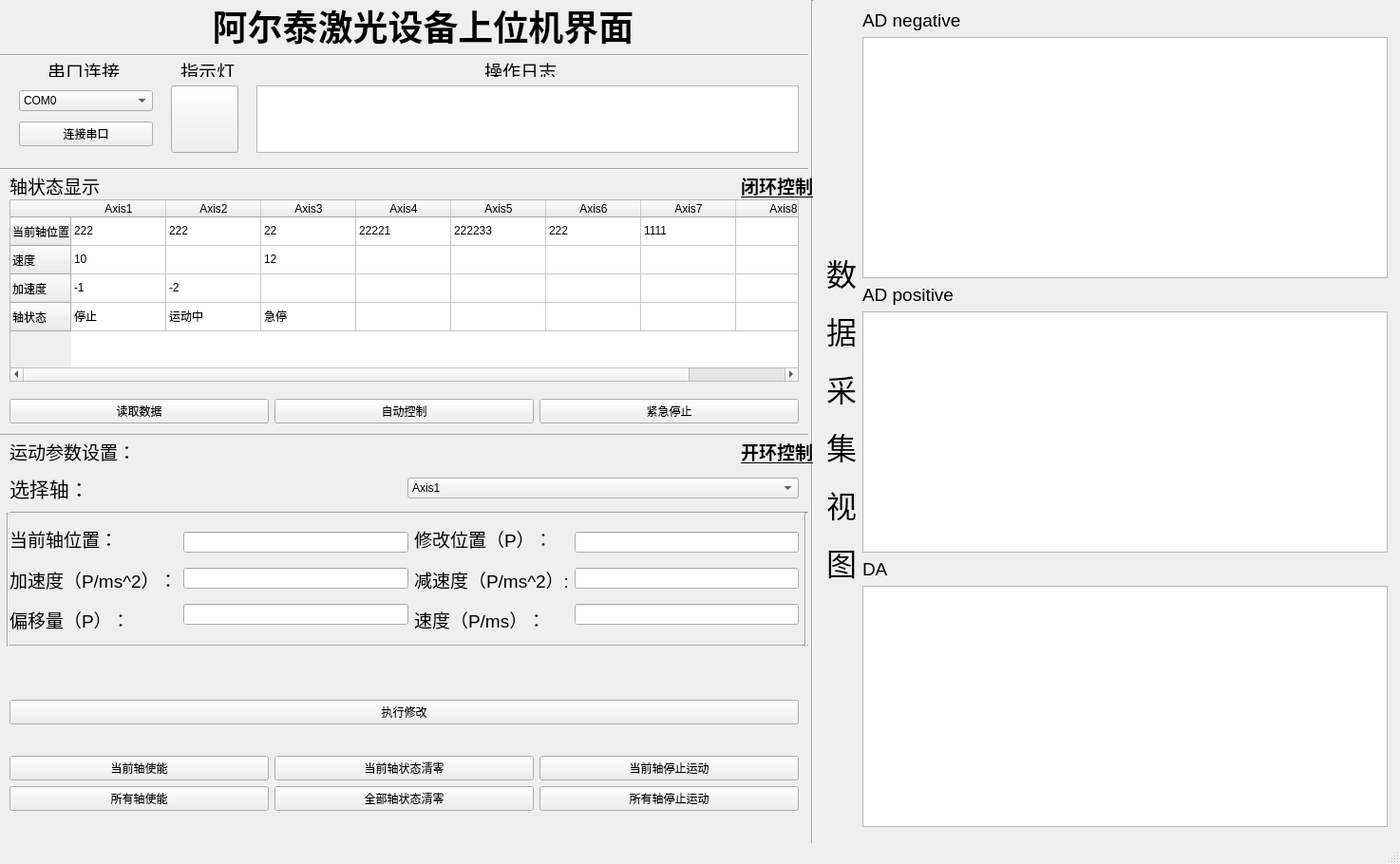
<?xml version="1.0" encoding="UTF-8"?>
<ui version="4.0">
 <class>MainWindow</class>
 <widget class="QMainWindow" name="MainWindow">
  <property name="geometry">
   <rect>
    <x>0</x>
    <y>0</y>
    <width>1474</width>
    <height>910</height>
   </rect>
  </property>
  <property name="windowTitle">
   <string>MainWindow</string>
  </property>
  <widget class="QWidget" name="centralwidget">
   <widget class="QTextEdit" name="ui_logedit">
    <property name="geometry">
     <rect>
      <x>270</x>
      <y>90</y>
      <width>571</width>
      <height>71</height>
     </rect>
    </property>
   </widget>
   <widget class="Line" name="line">
    <property name="geometry">
     <rect>
      <x>840</x>
      <y>0</y>
      <width>31</width>
      <height>991</height>
     </rect>
    </property>
    <property name="orientation">
     <enum>Qt::Orientation::Vertical</enum>
    </property>
   </widget>
   <widget class="QLabel" name="label">
    <property name="geometry">
     <rect>
      <x>510</x>
      <y>60</y>
      <width>81</width>
      <height>21</height>
     </rect>
    </property>
    <property name="text">
     <string>&lt;html&gt;&lt;head/&gt;&lt;body&gt;&lt;p&gt;&lt;span style=&quot; font-size:14pt;&quot;&gt;操作日志&lt;/span&gt;&lt;/p&gt;&lt;/body&gt;&lt;/html&gt;</string>
    </property>
   </widget>
   <widget class="Line" name="line_2">
    <property name="geometry">
     <rect>
      <x>0</x>
      <y>50</y>
      <width>851</width>
      <height>16</height>
     </rect>
    </property>
    <property name="orientation">
     <enum>Qt::Orientation::Horizontal</enum>
    </property>
   </widget>
   <widget class="QLabel" name="label_2">
    <property name="geometry">
     <rect>
      <x>100</x>
      <y>0</y>
      <width>691</width>
      <height>51</height>
     </rect>
    </property>
    <property name="text">
     <string>&lt;html&gt;&lt;head/&gt;&lt;body&gt;&lt;p align=&quot;center&quot;&gt;&lt;span style=&quot; font-size:28pt; font-weight:700;&quot;&gt;阿尔泰激光设备上位机界面&lt;/span&gt;&lt;/p&gt;&lt;/body&gt;&lt;/html&gt;</string>
    </property>
   </widget>
   <widget class="QLabel" name="label_8">
    <property name="geometry">
     <rect>
      <x>50</x>
      <y>60</y>
      <width>81</width>
      <height>21</height>
     </rect>
    </property>
    <property name="text">
     <string>&lt;html&gt;&lt;head/&gt;&lt;body&gt;&lt;p&gt;&lt;span style=&quot; font-size:14pt;&quot;&gt;串口连接&lt;/span&gt;&lt;/p&gt;&lt;/body&gt;&lt;/html&gt;</string>
    </property>
   </widget>
   <widget class="Line" name="line_3">
    <property name="geometry">
     <rect>
      <x>0</x>
      <y>170</y>
      <width>851</width>
      <height>16</height>
     </rect>
    </property>
    <property name="orientation">
     <enum>Qt::Orientation::Horizontal</enum>
    </property>
   </widget>
   <widget class="QPushButton" name="ui_signallight">
    <property name="geometry">
     <rect>
      <x>180</x>
      <y>90</y>
      <width>71</width>
      <height>71</height>
     </rect>
    </property>
    <property name="text">
     <string/>
    </property>
   </widget>
   <widget class="QLabel" name="label_7">
    <property name="geometry">
     <rect>
      <x>190</x>
      <y>60</y>
      <width>61</width>
      <height>21</height>
     </rect>
    </property>
    <property name="text">
     <string>&lt;html&gt;&lt;head/&gt;&lt;body&gt;&lt;p&gt;&lt;span style=&quot; font-size:14pt;&quot;&gt;指示灯&lt;/span&gt;&lt;/p&gt;&lt;/body&gt;&lt;/html&gt;</string>
    </property>
   </widget>
   <widget class="QLabel" name="label_10">
    <property name="geometry">
     <rect>
      <x>10</x>
      <y>180</y>
      <width>101</width>
      <height>31</height>
     </rect>
    </property>
    <property name="text">
     <string>&lt;html&gt;&lt;head/&gt;&lt;body&gt;&lt;p&gt;&lt;span style=&quot; font-size:14pt;&quot;&gt;轴状态显示：&lt;/span&gt;&lt;/p&gt;&lt;/body&gt;&lt;/html&gt;</string>
    </property>
   </widget>
   <widget class="QTableWidget" name="ui_tableWidget">
    <property name="geometry">
     <rect>
      <x>10</x>
      <y>210</y>
      <width>831</width>
      <height>192</height>
     </rect>
    </property>
    <property name="sizePolicy">
     <sizepolicy hsizetype="Maximum" vsizetype="Maximum">
      <horstretch>0</horstretch>
      <verstretch>0</verstretch>
     </sizepolicy>
    </property>
    <property name="layoutDirection">
     <enum>Qt::LayoutDirection::LeftToRight</enum>
    </property>
    <row>
     <property name="text">
      <string>当前轴位置</string>
     </property>
    </row>
    <row>
     <property name="text">
      <string>速度</string>
     </property>
    </row>
    <row>
     <property name="text">
      <string>加速度</string>
     </property>
    </row>
    <row>
     <property name="text">
      <string>轴状态</string>
     </property>
    </row>
    <column>
     <property name="text">
      <string>Axis1</string>
     </property>
    </column>
    <column>
     <property name="text">
      <string>Axis2</string>
     </property>
    </column>
    <column>
     <property name="text">
      <string>Axis3</string>
     </property>
    </column>
    <column>
     <property name="text">
      <string>Axis4</string>
     </property>
    </column>
    <column>
     <property name="text">
      <string>Axis5</string>
     </property>
    </column>
    <column>
     <property name="text">
      <string>Axis6</string>
     </property>
    </column>
    <column>
     <property name="text">
      <string>Axis7</string>
     </property>
    </column>
    <column>
     <property name="text">
      <string>Axis8</string>
     </property>
    </column>
    <item row="0" column="0">
     <property name="text">
      <string>222</string>
     </property>
    </item>
    <item row="0" column="1">
     <property name="text">
      <string>222</string>
     </property>
    </item>
    <item row="0" column="2">
     <property name="text">
      <string>22</string>
     </property>
    </item>
    <item row="0" column="3">
     <property name="text">
      <string>22221</string>
     </property>
    </item>
    <item row="0" column="4">
     <property name="text">
      <string>222233</string>
     </property>
    </item>
    <item row="0" column="5">
     <property name="text">
      <string>222</string>
     </property>
    </item>
    <item row="0" column="6">
     <property name="text">
      <string>1111</string>
     </property>
    </item>
    <item row="1" column="0">
     <property name="text">
      <string>10</string>
     </property>
    </item>
    <item row="1" column="2">
     <property name="text">
      <string>12</string>
     </property>
    </item>
    <item row="2" column="0">
     <property name="text">
      <string>-1</string>
     </property>
    </item>
    <item row="2" column="1">
     <property name="text">
      <string>-2</string>
     </property>
    </item>
    <item row="2" column="2">
     <property name="text">
      <string/>
     </property>
     <property name="textAlignment">
      <set>AlignCenter</set>
     </property>
    </item>
    <item row="3" column="0">
     <property name="text">
      <string>停止</string>
     </property>
    </item>
    <item row="3" column="1">
     <property name="text">
      <string>运动中</string>
     </property>
    </item>
    <item row="3" column="2">
     <property name="text">
      <string>急停</string>
     </property>
    </item>
   </widget>
   <widget class="Line" name="line_4">
    <property name="geometry">
     <rect>
      <x>0</x>
      <y>450</y>
      <width>851</width>
      <height>16</height>
     </rect>
    </property>
    <property name="orientation">
     <enum>Qt::Orientation::Horizontal</enum>
    </property>
   </widget>
   <widget class="QWidget" name="layoutWidget">
    <property name="geometry">
     <rect>
      <x>20</x>
      <y>90</y>
      <width>141</width>
      <height>71</height>
     </rect>
    </property>
    <layout class="QVBoxLayout" name="verticalLayout">
     <item>
      <widget class="QComboBox" name="ui_PortCombox">
       <item>
        <property name="text">
         <string>COM0</string>
        </property>
       </item>
       <item>
        <property name="text">
         <string>COM1</string>
        </property>
       </item>
       <item>
        <property name="text">
         <string>COM2</string>
        </property>
       </item>
       <item>
        <property name="text">
         <string>COM3</string>
        </property>
       </item>
       <item>
        <property name="text">
         <string>COM4</string>
        </property>
       </item>
       <item>
        <property name="text">
         <string>COM5</string>
        </property>
       </item>
       <item>
        <property name="text">
         <string>COM6</string>
        </property>
       </item>
       <item>
        <property name="text">
         <string>COM7</string>
        </property>
       </item>
      </widget>
     </item>
     <item>
      <widget class="QPushButton" name="ui_connectbutton">
       <property name="styleSheet">
        <string notr="true">font: 14pt &quot;Microsoft YaHei UI&quot;;</string>
       </property>
       <property name="text">
        <string>连接串口</string>
       </property>
      </widget>
     </item>
    </layout>
   </widget>
   <widget class="QLabel" name="label_11">
    <property name="geometry">
     <rect>
      <x>780</x>
      <y>180</y>
      <width>101</width>
      <height>31</height>
     </rect>
    </property>
    <property name="text">
     <string>&lt;html&gt;&lt;head/&gt;&lt;body&gt;&lt;p&gt;&lt;span style=&quot; font-size:14pt; font-weight:700; text-decoration: underline;&quot;&gt;闭环控制&lt;/span&gt;&lt;/p&gt;&lt;/body&gt;&lt;/html&gt;</string>
    </property>
   </widget>
   <widget class="QLabel" name="label_12">
    <property name="geometry">
     <rect>
      <x>10</x>
      <y>460</y>
      <width>131</width>
      <height>31</height>
     </rect>
    </property>
    <property name="text">
     <string>&lt;html&gt;&lt;head/&gt;&lt;body&gt;&lt;p&gt;&lt;span style=&quot; font-size:14pt;&quot;&gt;运动参数设置：&lt;/span&gt;&lt;/p&gt;&lt;/body&gt;&lt;/html&gt;</string>
    </property>
   </widget>
   <widget class="QLabel" name="label_9">
    <property name="geometry">
     <rect>
      <x>10</x>
      <y>520</y>
      <width>53</width>
      <height>15</height>
     </rect>
    </property>
    <property name="text">
     <string/>
    </property>
   </widget>
   <widget class="QLabel" name="label_13">
    <property name="geometry">
     <rect>
      <x>780</x>
      <y>460</y>
      <width>101</width>
      <height>31</height>
     </rect>
    </property>
    <property name="text">
     <string>&lt;html&gt;&lt;head/&gt;&lt;body&gt;&lt;p&gt;&lt;span style=&quot; font-size:14pt; font-weight:700; text-decoration: underline;&quot;&gt;开环控制&lt;/span&gt;&lt;/p&gt;&lt;/body&gt;&lt;/html&gt;</string>
    </property>
   </widget>
   <widget class="QWidget" name="layoutWidget">
    <property name="geometry">
     <rect>
      <x>10</x>
      <y>550</y>
      <width>831</width>
      <height>121</height>
     </rect>
    </property>
    <layout class="QHBoxLayout" name="horizontalLayout_2">
     <item>
      <layout class="QVBoxLayout" name="verticalLayout_2">
       <item>
        <widget class="QLabel" name="label_15">
         <property name="text">
          <string>&lt;html&gt;&lt;head/&gt;&lt;body&gt;&lt;p&gt;&lt;span style=&quot; font-size:14pt;&quot;&gt;当前轴位置：&lt;/span&gt;&lt;/p&gt;&lt;/body&gt;&lt;/html&gt;</string>
         </property>
        </widget>
       </item>
       <item>
        <widget class="QLabel" name="label_16">
         <property name="text">
          <string>&lt;html&gt;&lt;head/&gt;&lt;body&gt;&lt;p&gt;&lt;span style=&quot; font-size:14pt;&quot;&gt;加速度（P/ms^2）：&lt;/span&gt;&lt;/p&gt;&lt;/body&gt;&lt;/html&gt;</string>
         </property>
        </widget>
       </item>
       <item>
        <widget class="QLabel" name="label_17">
         <property name="text">
          <string>&lt;html&gt;&lt;head/&gt;&lt;body&gt;&lt;p&gt;&lt;span style=&quot; font-size:14pt;&quot;&gt;偏移量（P）：&lt;/span&gt;&lt;/p&gt;&lt;/body&gt;&lt;/html&gt;</string>
         </property>
        </widget>
       </item>
      </layout>
     </item>
     <item>
      <layout class="QVBoxLayout" name="verticalLayout_10">
       <item>
        <widget class="QLineEdit" name="ui_AxisPrfPosedit"/>
       </item>
       <item>
        <widget class="QLineEdit" name="ui_Accedit"/>
       </item>
       <item>
        <widget class="QLineEdit" name="ui_OffSetedit"/>
       </item>
      </layout>
     </item>
     <item>
      <layout class="QVBoxLayout" name="verticalLayout_15">
       <item>
        <widget class="QLabel" name="label_18">
         <property name="text">
          <string>&lt;html&gt;&lt;head/&gt;&lt;body&gt;&lt;p&gt;&lt;span style=&quot; font-size:14pt;&quot;&gt;修改位置（P）：&lt;/span&gt;&lt;/p&gt;&lt;/body&gt;&lt;/html&gt;</string>
         </property>
        </widget>
       </item>
       <item>
        <widget class="QLabel" name="label_19">
         <property name="text">
          <string>&lt;html&gt;&lt;head/&gt;&lt;body&gt;&lt;p&gt;&lt;span style=&quot; font-size:14pt;&quot;&gt;减速度（P/ms^2）:&lt;/span&gt;&lt;/p&gt;&lt;/body&gt;&lt;/html&gt;</string>
         </property>
        </widget>
       </item>
       <item>
        <widget class="QLabel" name="label_20">
         <property name="text">
          <string>&lt;html&gt;&lt;head/&gt;&lt;body&gt;&lt;p&gt;&lt;span style=&quot; font-size:14pt;&quot;&gt;速度（P/ms）：&lt;/span&gt;&lt;/p&gt;&lt;/body&gt;&lt;/html&gt;</string>
         </property>
        </widget>
       </item>
      </layout>
     </item>
     <item>
      <layout class="QVBoxLayout" name="verticalLayout_16">
       <item>
        <widget class="QLineEdit" name="ui_Posedit"/>
       </item>
       <item>
        <widget class="QLineEdit" name="ui_Decedit"/>
       </item>
       <item>
        <widget class="QLineEdit" name="ui_Speededit"/>
       </item>
      </layout>
     </item>
    </layout>
   </widget>
   <widget class="QWidget" name="layoutWidget">
    <property name="geometry">
     <rect>
      <x>10</x>
      <y>413</y>
      <width>831</width>
      <height>41</height>
     </rect>
    </property>
    <layout class="QHBoxLayout" name="horizontalLayout">
     <item>
      <widget class="QPushButton" name="ui_readdatabutton">
       <property name="styleSheet">
        <string notr="true">font: 14pt &quot;Microsoft YaHei UI&quot;;</string>
       </property>
       <property name="text">
        <string>读取数据</string>
       </property>
      </widget>
     </item>
     <item>
      <widget class="QPushButton" name="ui_autocontrolbutton">
       <property name="styleSheet">
        <string notr="true">font: 14pt &quot;Microsoft YaHei UI&quot;;</string>
       </property>
       <property name="text">
        <string>自动控制</string>
       </property>
      </widget>
     </item>
     <item>
      <widget class="QPushButton" name="ui_emgstopbutton">
       <property name="styleSheet">
        <string notr="true">font: 14pt &quot;Microsoft YaHei UI&quot;;</string>
       </property>
       <property name="text">
        <string>紧急停止</string>
       </property>
      </widget>
     </item>
    </layout>
   </widget>
   <widget class="Line" name="line_5">
    <property name="geometry">
     <rect>
      <x>10</x>
      <y>530</y>
      <width>841</width>
      <height>20</height>
     </rect>
    </property>
    <property name="orientation">
     <enum>Qt::Orientation::Horizontal</enum>
    </property>
   </widget>
   <widget class="Line" name="line_6">
    <property name="geometry">
     <rect>
      <x>0</x>
      <y>540</y>
      <width>16</width>
      <height>141</height>
     </rect>
    </property>
    <property name="orientation">
     <enum>Qt::Orientation::Vertical</enum>
    </property>
   </widget>
   <widget class="Line" name="line_7">
    <property name="geometry">
     <rect>
      <x>10</x>
      <y>670</y>
      <width>841</width>
      <height>20</height>
     </rect>
    </property>
    <property name="orientation">
     <enum>Qt::Orientation::Horizontal</enum>
    </property>
   </widget>
   <widget class="Line" name="line_8">
    <property name="geometry">
     <rect>
      <x>840</x>
      <y>540</y>
      <width>16</width>
      <height>141</height>
     </rect>
    </property>
    <property name="orientation">
     <enum>Qt::Orientation::Vertical</enum>
    </property>
   </widget>
   <widget class="QWidget" name="">
    <property name="geometry">
     <rect>
      <x>10</x>
      <y>710</y>
      <width>831</width>
      <height>171</height>
     </rect>
    </property>
    <layout class="QVBoxLayout" name="verticalLayout_4">
     <item>
      <widget class="QPushButton" name="ui_comfirmchangebutton">
       <property name="styleSheet">
        <string notr="true">font: 14pt &quot;Microsoft YaHei UI&quot;;</string>
       </property>
       <property name="text">
        <string>执行修改</string>
       </property>
      </widget>
     </item>
     <item>
      <layout class="QVBoxLayout" name="verticalLayout_3">
       <item>
        <layout class="QHBoxLayout" name="horizontalLayout_3">
         <item>
          <widget class="QPushButton" name="ui_singelaxisenablebutton">
           <property name="styleSheet">
            <string notr="true">font: 14pt &quot;Microsoft YaHei UI&quot;;</string>
           </property>
           <property name="text">
            <string>当前轴使能</string>
           </property>
          </widget>
         </item>
         <item>
          <widget class="QPushButton" name="ui_singleaxiszerobutton">
           <property name="styleSheet">
            <string notr="true">font: 14pt &quot;Microsoft YaHei UI&quot;;</string>
           </property>
           <property name="text">
            <string>当前轴状态清零</string>
           </property>
          </widget>
         </item>
         <item>
          <widget class="QPushButton" name="ui_singleaxisstopbutton">
           <property name="styleSheet">
            <string notr="true">font: 14pt &quot;Microsoft YaHei UI&quot;;</string>
           </property>
           <property name="text">
            <string>当前轴停止运动</string>
           </property>
          </widget>
         </item>
        </layout>
       </item>
       <item>
        <layout class="QHBoxLayout" name="horizontalLayout_4">
         <item>
          <widget class="QPushButton" name="ui_allaxisenablebutton">
           <property name="styleSheet">
            <string notr="true">font: 14pt &quot;Microsoft YaHei UI&quot;;</string>
           </property>
           <property name="text">
            <string>所有轴使能</string>
           </property>
          </widget>
         </item>
         <item>
          <widget class="QPushButton" name="ui_allaxiszerobutton">
           <property name="styleSheet">
            <string notr="true">font: 14pt &quot;Microsoft YaHei UI&quot;;</string>
           </property>
           <property name="text">
            <string>全部轴状态清零</string>
           </property>
          </widget>
         </item>
         <item>
          <widget class="QPushButton" name="ui_allaxisstopbutton">
           <property name="styleSheet">
            <string notr="true">font: 14pt &quot;Microsoft YaHei UI&quot;;</string>
           </property>
           <property name="text">
            <string>所有轴停止运动</string>
           </property>
          </widget>
         </item>
        </layout>
       </item>
      </layout>
     </item>
    </layout>
   </widget>
   <widget class="QWidget" name="">
    <property name="geometry">
     <rect>
      <x>10</x>
      <y>490</y>
      <width>831</width>
      <height>49</height>
     </rect>
    </property>
    <layout class="QHBoxLayout" name="horizontalLayout_5">
     <item>
      <widget class="QLabel" name="label_14">
       <property name="text">
        <string>&lt;html&gt;&lt;head/&gt;&lt;body&gt;&lt;p&gt;&lt;span style=&quot; font-size:16pt;&quot;&gt;选择轴：&lt;/span&gt;&lt;/p&gt;&lt;/body&gt;&lt;/html&gt;</string>
       </property>
      </widget>
     </item>
     <item>
      <widget class="QComboBox" name="ui_selectaxiscombox">
       <property name="styleSheet">
        <string notr="true">font: 24pt &quot;Microsoft YaHei UI&quot;;</string>
       </property>
       <item>
        <property name="text">
         <string>Axis1</string>
        </property>
       </item>
       <item>
        <property name="text">
         <string>Axis2</string>
        </property>
       </item>
       <item>
        <property name="text">
         <string>Axis3</string>
        </property>
       </item>
       <item>
        <property name="text">
         <string>Axis4</string>
        </property>
       </item>
       <item>
        <property name="text">
         <string>Axis5</string>
        </property>
       </item>
       <item>
        <property name="text">
         <string>Axis6</string>
        </property>
       </item>
       <item>
        <property name="text">
         <string>Axis7</string>
        </property>
       </item>
       <item>
        <property name="text">
         <string>Axis8</string>
        </property>
       </item>
      </widget>
     </item>
    </layout>
   </widget>
   <widget class="QWidget" name="">
    <property name="geometry">
     <rect>
      <x>870</x>
      <y>10</y>
      <width>591</width>
      <height>861</height>
     </rect>
    </property>
    <layout class="QHBoxLayout" name="horizontalLayout_6">
     <item>
      <widget class="QLabel" name="label_3">
       <property name="text">
        <string>&lt;html&gt;&lt;head/&gt;&lt;body&gt;&lt;p&gt;&lt;span style=&quot; font-size:24pt;&quot;&gt;数&lt;/span&gt;&lt;/p&gt;&lt;p&gt;&lt;span style=&quot; font-size:24pt;&quot;&gt;据&lt;/span&gt;&lt;/p&gt;&lt;p&gt;&lt;span style=&quot; font-size:24pt;&quot;&gt;采&lt;/span&gt;&lt;/p&gt;&lt;p&gt;&lt;span style=&quot; font-size:24pt;&quot;&gt;集&lt;/span&gt;&lt;/p&gt;&lt;p&gt;&lt;span style=&quot; font-size:24pt;&quot;&gt;视&lt;/span&gt;&lt;/p&gt;&lt;p&gt;&lt;span style=&quot; font-size:24pt;&quot;&gt;图&lt;/span&gt;&lt;/p&gt;&lt;/body&gt;&lt;/html&gt;</string>
       </property>
      </widget>
     </item>
     <item>
      <layout class="QVBoxLayout" name="verticalLayout_5">
       <item>
        <widget class="QLabel" name="label_4">
         <property name="text">
          <string>&lt;html&gt;&lt;head/&gt;&lt;body&gt;&lt;p&gt;&lt;span style=&quot; font-size:14pt;&quot;&gt;AD negative&lt;/span&gt;&lt;/p&gt;&lt;/body&gt;&lt;/html&gt;</string>
         </property>
        </widget>
       </item>
       <item>
        <widget class="QChartView" name="ui_chartView"/>
       </item>
       <item>
        <widget class="QLabel" name="label_5">
         <property name="text">
          <string>&lt;html&gt;&lt;head/&gt;&lt;body&gt;&lt;p&gt;&lt;span style=&quot; font-size:14pt;&quot;&gt;AD positive&lt;/span&gt;&lt;/p&gt;&lt;/body&gt;&lt;/html&gt;</string>
         </property>
        </widget>
       </item>
       <item>
        <widget class="QChartView" name="ui_chartView2"/>
       </item>
       <item>
        <widget class="QLabel" name="label_6">
         <property name="text">
          <string>&lt;html&gt;&lt;head/&gt;&lt;body&gt;&lt;p&gt;&lt;span style=&quot; font-size:14pt;&quot;&gt;DA&lt;/span&gt;&lt;/p&gt;&lt;/body&gt;&lt;/html&gt;</string>
         </property>
        </widget>
       </item>
       <item>
        <widget class="QChartView" name="ui_chartView3"/>
       </item>
      </layout>
     </item>
    </layout>
   </widget>
  </widget>
  <widget class="QMenuBar" name="menubar">
   <property name="geometry">
    <rect>
     <x>0</x>
     <y>0</y>
     <width>1474</width>
     <height>21</height>
    </rect>
   </property>
  </widget>
  <widget class="QStatusBar" name="statusbar"/>
 </widget>
 <customwidgets>
  <customwidget>
   <class>QChartView</class>
   <extends>QGraphicsView</extends>
   <header>qchartview.h</header>
  </customwidget>
 </customwidgets>
 <resources/>
 <connections/>
</ui>
